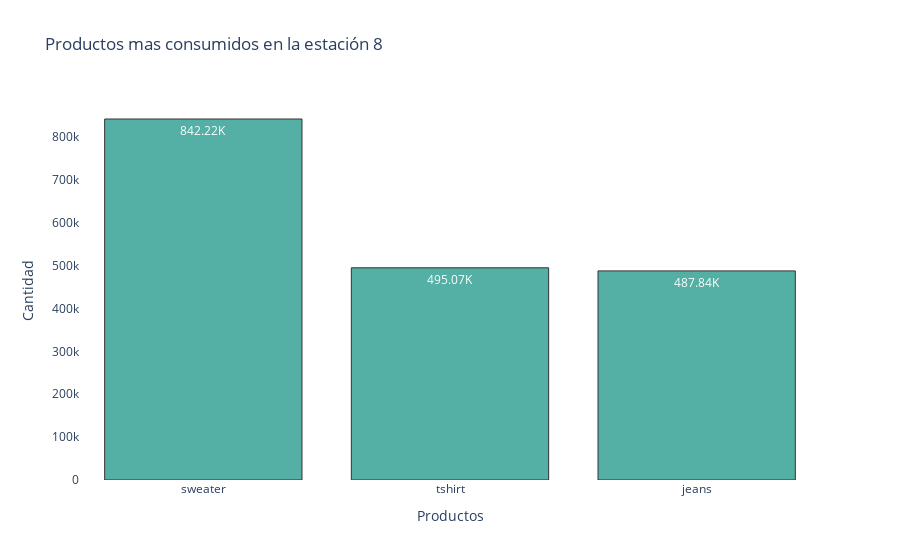

The notebook cell saved with this chart:
### Code cell
colores = paleta[1]
orden=orden[0:3]
fig = go.Figure(data=[go.Bar(x=orden, y=orden1,text=orden,textposition='auto',texttemplate = [human_format(a) for a in orden1], orientation='v')])
fig.update_traces(marker_color=colores,marker_line_width=1, opacity=0.8, marker_line_color = 'black')

fig.update_layout(
    title='Productos mas consumidos en la estación 8',
    xaxis_title = 'Productos',
    yaxis_title = 'Cantidad',
    paper_bgcolor='white',
    plot_bgcolor='white')

### Figure 1 — Plotly figure (JSON) as saved in the notebook; plotly's stock layout.template omitted (floating-point values rounded to 4 significant figures)
{"data": [{"marker": {"color": "#2A9D8F", "line": {"color": "black", "width": 1}}, "opacity": 0.8, "orientation": "v", "text": ["sweater", "tshirt", "jeans"], "textposition": "auto", "texttemplate": ["842.22K", "495.07K", "487.84K", "425.12K", "403.18K", "390.56K", "386.37K", "376.08K", "316.81K", "313.81K", "294.44K", "135.91K", "59.95K", "41.94K", "36.92K", "13.23K", "3.61K", "1.83K"], "type": "bar", "x": ["sweater", "tshirt", "jeans"], "y": [842219, 495073, 487839, 425118, 403182, 390559, 386371, 376078, 316807, 313810, 294442, 135905, 59952, 41937, 36916, 13230, 3609, 1827]}], "layout": {"paper_bgcolor": "white", "plot_bgcolor": "white", "title": {"text": "Productos mas consumidos en la estación 8"}, "xaxis": {"title": {"text": "Productos"}}, "yaxis": {"title": {"text": "Cantidad"}}}}
